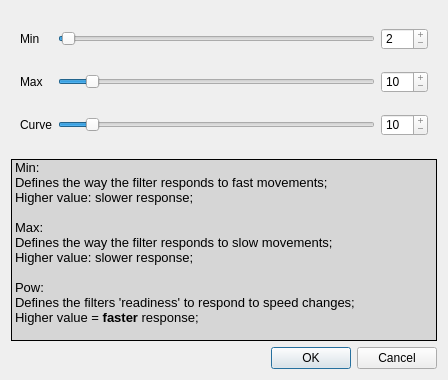
<?xml version="1.0" encoding="UTF-8"?>
<ui version="4.0">
 <class>UICFilterControls</class>
 <widget class="QWidget" name="UICFilterControls">
  <property name="windowModality">
   <enum>Qt::NonModal</enum>
  </property>
  <property name="geometry">
   <rect>
    <x>0</x>
    <y>0</y>
    <width>448</width>
    <height>380</height>
   </rect>
  </property>
  <property name="windowTitle">
   <string>EWMA2 filter settings</string>
  </property>
  <property name="windowIcon">
   <iconset resource="ewma-filter.qrc">
    <normaloff>:/images/filter-16.png</normaloff>:/images/filter-16.png</iconset>
  </property>
  <property name="layoutDirection">
   <enum>Qt::LeftToRight</enum>
  </property>
  <property name="autoFillBackground">
   <bool>false</bool>
  </property>
  <property name="styleSheet">
   <string notr="true"/>
  </property>
  <layout class="QVBoxLayout" name="verticalLayout">
   <item>
    <widget class="QFrame" name="frame">
     <layout class="QGridLayout" name="gridLayout_2">
      <property name="topMargin">
       <number>2</number>
      </property>
      <property name="bottomMargin">
       <number>2</number>
      </property>
      <item row="0" column="0">
       <widget class="QLabel" name="lblInvert1_6">
        <property name="sizePolicy">
         <sizepolicy hsizetype="Preferred" vsizetype="Maximum">
          <horstretch>0</horstretch>
          <verstretch>0</verstretch>
         </sizepolicy>
        </property>
        <property name="minimumSize">
         <size>
          <width>0</width>
          <height>0</height>
         </size>
        </property>
        <property name="styleSheet">
         <string notr="true"/>
        </property>
        <property name="text">
         <string>Min</string>
        </property>
       </widget>
      </item>
      <item row="0" column="1">
       <widget class="QSlider" name="minSmooth">
        <property name="sizePolicy">
         <sizepolicy hsizetype="MinimumExpanding" vsizetype="Preferred">
          <horstretch>0</horstretch>
          <verstretch>0</verstretch>
         </sizepolicy>
        </property>
        <property name="minimum">
         <number>1</number>
        </property>
        <property name="maximum">
         <number>100</number>
        </property>
        <property name="pageStep">
         <number>5</number>
        </property>
        <property name="value">
         <number>2</number>
        </property>
        <property name="orientation">
         <enum>Qt::Horizontal</enum>
        </property>
        <property name="tickPosition">
         <enum>QSlider::NoTicks</enum>
        </property>
       </widget>
      </item>
      <item row="0" column="2">
       <widget class="QSpinBox" name="spinMinSmooth">
        <property name="sizePolicy">
         <sizepolicy hsizetype="Maximum" vsizetype="Preferred">
          <horstretch>0</horstretch>
          <verstretch>0</verstretch>
         </sizepolicy>
        </property>
        <property name="styleSheet">
         <string notr="true">background:none;</string>
        </property>
        <property name="readOnly">
         <bool>true</bool>
        </property>
        <property name="buttonSymbols">
         <enum>QAbstractSpinBox::PlusMinus</enum>
        </property>
        <property name="minimum">
         <number>1</number>
        </property>
        <property name="maximum">
         <number>120</number>
        </property>
        <property name="singleStep">
         <number>5</number>
        </property>
        <property name="value">
         <number>2</number>
        </property>
       </widget>
      </item>
      <item row="1" column="0">
       <widget class="QLabel" name="lblInvert1_7">
        <property name="sizePolicy">
         <sizepolicy hsizetype="Preferred" vsizetype="Maximum">
          <horstretch>0</horstretch>
          <verstretch>0</verstretch>
         </sizepolicy>
        </property>
        <property name="styleSheet">
         <string notr="true"/>
        </property>
        <property name="text">
         <string>Max</string>
        </property>
       </widget>
      </item>
      <item row="1" column="1">
       <widget class="QSlider" name="maxSmooth">
        <property name="sizePolicy">
         <sizepolicy hsizetype="MinimumExpanding" vsizetype="Preferred">
          <horstretch>0</horstretch>
          <verstretch>0</verstretch>
         </sizepolicy>
        </property>
        <property name="minimum">
         <number>1</number>
        </property>
        <property name="maximum">
         <number>100</number>
        </property>
        <property name="pageStep">
         <number>5</number>
        </property>
        <property name="value">
         <number>10</number>
        </property>
        <property name="orientation">
         <enum>Qt::Horizontal</enum>
        </property>
        <property name="tickPosition">
         <enum>QSlider::NoTicks</enum>
        </property>
       </widget>
      </item>
      <item row="1" column="2">
       <widget class="QSpinBox" name="spinMaxSmooth">
        <property name="sizePolicy">
         <sizepolicy hsizetype="Maximum" vsizetype="Preferred">
          <horstretch>0</horstretch>
          <verstretch>0</verstretch>
         </sizepolicy>
        </property>
        <property name="styleSheet">
         <string notr="true">background:none;</string>
        </property>
        <property name="readOnly">
         <bool>true</bool>
        </property>
        <property name="buttonSymbols">
         <enum>QAbstractSpinBox::PlusMinus</enum>
        </property>
        <property name="minimum">
         <number>1</number>
        </property>
        <property name="maximum">
         <number>120</number>
        </property>
        <property name="singleStep">
         <number>5</number>
        </property>
        <property name="value">
         <number>10</number>
        </property>
       </widget>
      </item>
      <item row="2" column="0">
       <widget class="QLabel" name="lblInvert1_8">
        <property name="sizePolicy">
         <sizepolicy hsizetype="Preferred" vsizetype="Maximum">
          <horstretch>0</horstretch>
          <verstretch>0</verstretch>
         </sizepolicy>
        </property>
        <property name="styleSheet">
         <string notr="true"/>
        </property>
        <property name="text">
         <string>Curve</string>
        </property>
       </widget>
      </item>
      <item row="2" column="1">
       <widget class="QSlider" name="powCurve">
        <property name="sizePolicy">
         <sizepolicy hsizetype="MinimumExpanding" vsizetype="Preferred">
          <horstretch>0</horstretch>
          <verstretch>0</verstretch>
         </sizepolicy>
        </property>
        <property name="minimum">
         <number>1</number>
        </property>
        <property name="maximum">
         <number>100</number>
        </property>
        <property name="pageStep">
         <number>5</number>
        </property>
        <property name="value">
         <number>10</number>
        </property>
        <property name="orientation">
         <enum>Qt::Horizontal</enum>
        </property>
        <property name="tickPosition">
         <enum>QSlider::NoTicks</enum>
        </property>
       </widget>
      </item>
      <item row="2" column="2">
       <widget class="QSpinBox" name="spinPowCurve">
        <property name="sizePolicy">
         <sizepolicy hsizetype="Maximum" vsizetype="Preferred">
          <horstretch>0</horstretch>
          <verstretch>0</verstretch>
         </sizepolicy>
        </property>
        <property name="styleSheet">
         <string notr="true">background:none;</string>
        </property>
        <property name="readOnly">
         <bool>true</bool>
        </property>
        <property name="buttonSymbols">
         <enum>QAbstractSpinBox::PlusMinus</enum>
        </property>
        <property name="maximum">
         <number>100</number>
        </property>
        <property name="singleStep">
         <number>5</number>
        </property>
        <property name="value">
         <number>10</number>
        </property>
       </widget>
      </item>
     </layout>
    </widget>
   </item>
   <item>
    <widget class="QLabel" name="label_4">
     <property name="styleSheet">
      <string notr="true">background-color: rgb(214, 214, 214);
border-color: rgb(0, 0, 0);</string>
     </property>
     <property name="frameShape">
      <enum>QFrame::Box</enum>
     </property>
     <property name="text">
      <string>&lt;!DOCTYPE HTML PUBLIC &quot;-//W3C//DTD HTML 4.0//EN&quot; &quot;http://www.w3.org/TR/REC-html40/strict.dtd&quot;&gt;
&lt;html&gt;&lt;head&gt;&lt;meta name=&quot;qrichtext&quot; content=&quot;1&quot; /&gt;&lt;style type=&quot;text/css&quot;&gt;
p, li { white-space: pre-wrap; }
&lt;/style&gt;&lt;/head&gt;&lt;body style=&quot; font-family:'Sans Serif'; font-size:10pt; font-weight:400; font-style:normal;&quot;&gt;
&lt;p style=&quot; margin-top:0px; margin-bottom:0px; margin-left:0px; margin-right:0px; -qt-block-indent:0; text-indent:0px;&quot;&gt;&lt;span style=&quot; font-family:'MS Shell Dlg 2';&quot;&gt;Min:&lt;/span&gt;&lt;/p&gt;
&lt;p style=&quot; margin-top:0px; margin-bottom:0px; margin-left:0px; margin-right:0px; -qt-block-indent:0; text-indent:0px;&quot;&gt;&lt;span style=&quot; font-family:'MS Shell Dlg 2';&quot;&gt;Defines the way the filter responds to fast movements;&lt;/span&gt;&lt;/p&gt;
&lt;p style=&quot; margin-top:0px; margin-bottom:0px; margin-left:0px; margin-right:0px; -qt-block-indent:0; text-indent:0px;&quot;&gt;&lt;span style=&quot; font-family:'MS Shell Dlg 2';&quot;&gt;Higher value: slower response;&lt;/span&gt;&lt;/p&gt;
&lt;p style=&quot;-qt-paragraph-type:empty; margin-top:0px; margin-bottom:0px; margin-left:0px; margin-right:0px; -qt-block-indent:0; text-indent:0px; font-family:'MS Shell Dlg 2';&quot;&gt;&lt;br /&gt;&lt;/p&gt;
&lt;p style=&quot; margin-top:0px; margin-bottom:0px; margin-left:0px; margin-right:0px; -qt-block-indent:0; text-indent:0px;&quot;&gt;&lt;span style=&quot; font-family:'MS Shell Dlg 2';&quot;&gt;Max:&lt;/span&gt;&lt;/p&gt;
&lt;p style=&quot; margin-top:0px; margin-bottom:0px; margin-left:0px; margin-right:0px; -qt-block-indent:0; text-indent:0px;&quot;&gt;&lt;span style=&quot; font-family:'MS Shell Dlg 2';&quot;&gt;Defines the way the filter responds to slow movements;&lt;/span&gt;&lt;/p&gt;
&lt;p style=&quot; margin-top:0px; margin-bottom:0px; margin-left:0px; margin-right:0px; -qt-block-indent:0; text-indent:0px;&quot;&gt;&lt;span style=&quot; font-family:'MS Shell Dlg 2';&quot;&gt;Higher value: slower response;&lt;/span&gt;&lt;/p&gt;
&lt;p style=&quot;-qt-paragraph-type:empty; margin-top:0px; margin-bottom:0px; margin-left:0px; margin-right:0px; -qt-block-indent:0; text-indent:0px; font-family:'MS Shell Dlg 2';&quot;&gt;&lt;br /&gt;&lt;/p&gt;
&lt;p style=&quot; margin-top:0px; margin-bottom:0px; margin-left:0px; margin-right:0px; -qt-block-indent:0; text-indent:0px;&quot;&gt;&lt;span style=&quot; font-family:'MS Shell Dlg 2';&quot;&gt;Pow:&lt;/span&gt;&lt;/p&gt;
&lt;p style=&quot; margin-top:0px; margin-bottom:0px; margin-left:0px; margin-right:0px; -qt-block-indent:0; text-indent:0px;&quot;&gt;&lt;span style=&quot; font-family:'MS Shell Dlg 2';&quot;&gt;Defines the filters 'readiness' to respond to speed changes;&lt;/span&gt;&lt;/p&gt;
&lt;p style=&quot; margin-top:0px; margin-bottom:0px; margin-left:0px; margin-right:0px; -qt-block-indent:0; text-indent:0px;&quot;&gt;&lt;span style=&quot; font-family:'MS Shell Dlg 2';&quot;&gt;Higher value = &lt;/span&gt;&lt;span style=&quot; font-family:'MS Shell Dlg 2'; font-weight:600;&quot;&gt;faster&lt;/span&gt;&lt;span style=&quot; font-family:'MS Shell Dlg 2';&quot;&gt; response;&lt;/span&gt;&lt;/p&gt;
&lt;p style=&quot;-qt-paragraph-type:empty; margin-top:0px; margin-bottom:0px; margin-left:0px; margin-right:0px; -qt-block-indent:0; text-indent:0px; font-family:'MS Shell Dlg 2';&quot;&gt;&lt;br /&gt;&lt;/p&gt;&lt;/body&gt;&lt;/html&gt;</string>
     </property>
     <property name="margin">
      <number>5</number>
     </property>
    </widget>
   </item>
   <item>
    <widget class="QDialogButtonBox" name="buttonBox">
     <property name="standardButtons">
      <set>QDialogButtonBox::Cancel|QDialogButtonBox::Ok</set>
     </property>
    </widget>
   </item>
  </layout>
 </widget>
 <resources>
  <include location="ewma-filter.qrc"/>
 </resources>
 <connections>
  <connection>
   <sender>minSmooth</sender>
   <signal>valueChanged(int)</signal>
   <receiver>spinMinSmooth</receiver>
   <slot>setValue(int)</slot>
   <hints>
    <hint type="sourcelabel">
     <x>303</x>
     <y>33</y>
    </hint>
    <hint type="destinationlabel">
     <x>391</x>
     <y>36</y>
    </hint>
   </hints>
  </connection>
  <connection>
   <sender>maxSmooth</sender>
   <signal>valueChanged(int)</signal>
   <receiver>spinMaxSmooth</receiver>
   <slot>setValue(int)</slot>
   <hints>
    <hint type="sourcelabel">
     <x>281</x>
     <y>61</y>
    </hint>
    <hint type="destinationlabel">
     <x>390</x>
     <y>74</y>
    </hint>
   </hints>
  </connection>
  <connection>
   <sender>powCurve</sender>
   <signal>valueChanged(int)</signal>
   <receiver>spinPowCurve</receiver>
   <slot>setValue(int)</slot>
   <hints>
    <hint type="sourcelabel">
     <x>236</x>
     <y>101</y>
    </hint>
    <hint type="destinationlabel">
     <x>391</x>
     <y>98</y>
    </hint>
   </hints>
  </connection>
 </connections>
 <slots>
  <slot>startEngineClicked()</slot>
  <slot>stopEngineClicked()</slot>
  <slot>cameraSettingsClicked()</slot>
 </slots>
</ui>
